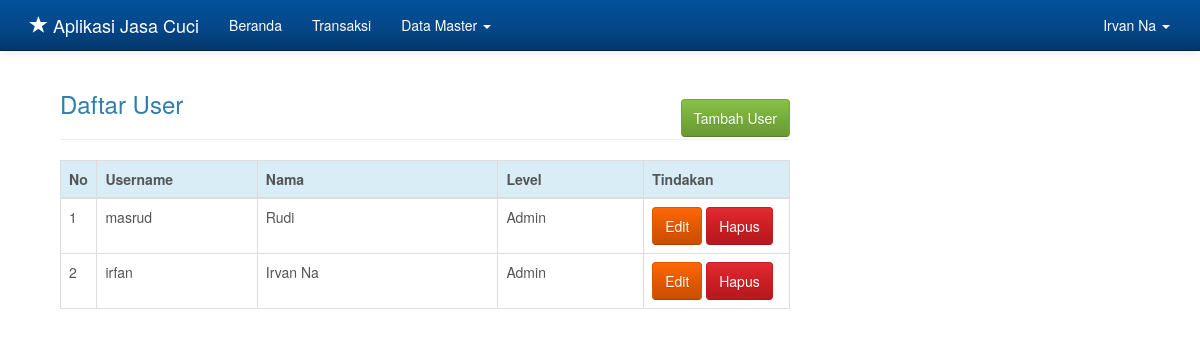
Screenshot of /admin.php?hlm=user (signed in) with the database file from the repository.
### tables this page shows
CREATE TABLE `user` (
  `id_user` tinyint(2) NOT NULL,
  `username` varchar(30) NOT NULL,
  `password` varchar(35) NOT NULL,
  `nama` varchar(50) NOT NULL,
  `alamat` varchar(150) NOT NULL,
  `hp` varchar(20) NOT NULL,
  `level` tinyint(1) NOT NULL
);

### user.php (the view)
<?php
if( empty( $_SESSION['id_user'] ) ){
	$_SESSION['err'] = '<strong>ERROR!</strong> Anda harus login terlebih dahulu.';
	header('Location: ./');
	die();
} else {
	if( isset( $_REQUEST['aksi'] )){
		$aksi = $_REQUEST['aksi'];
		switch($aksi){
			case 'baru':
				include 'user_baru.php';
				break;
			case 'edit':
				include 'user_edit.php';
				break;
			case 'hapus':
				include 'user_hapus.php';
				break;
		}
	} else {
		echo '
			<div class="container">
			<div class="col-md-8">
				<h3 style="margin-bottom: -20px;">Daftar User</h3>
					<a href="./admin.php?hlm=user&aksi=baru" class="btn btn-success btn-s pull-right">Tambah User</a>
				<br/><hr/>
				<table class="table table-bordered">
				 <thead>
				   <tr class="info">
					 <th width="5%">No</th>
					 <th width="22%">Username</th>
					 <th width="33%">Nama</th>
					 <th width="20%">Level</th>
					 <th width="20%">Tindakan</th>
				   </tr>
				 </thead>
				 <tbody>';
		 	$sql = mysqli_query($koneksi, "SELECT * FROM user");
		 	if(mysqli_num_rows($sql) > 0){
		 		$no = 0;
				 while($row = mysqli_fetch_array($sql)){
	 				$no++;
	 			echo '
				   <tr>
					 <td>'.$no.'</td>
					 <td>'.$row['username'].'</td>
					 <td>'.$row['nama'].'</td>
					 <td>';
					 if($row['level'] == 1){
						 echo 'Admin';
					 } else {
						 echo 'User Biasa';
					 }
					 echo'</td>
					 <td>
					<script type="text/javascript" language="JavaScript">
					  	function konfirmasi(){
						  	tanya = confirm("Anda yakin akan menghapus user ini?");
						  	if (tanya == true) return true;
						  	else return false;
						}
					</script>
					 <a href="?hlm=user&aksi=edit&id_user='.$row['id_user'].'" class="btn btn-warning btn-s">Edit</a>
					 <a href="?hlm=user&aksi=hapus&submit=yes&id_user='.$row['id_user'].'" onclick="return konfirmasi()" class="btn btn-danger btn-s">Hapus</a>
					 </td>';
				}
			} else {
				 echo '<td colspan="8"><center><p class="add">Tidak ada data untuk ditampilkan. <u><a href="?hlm=user&aksi=baru">Tambah user baru</a></u> </p></center></td></tr>';
			}
			echo '
			 	</tbody>
			</table>
			</div>
		</div>';
	}
}
?>

### admin.php (style rules this page uses)
body { min-height: 200px; padding-top: 70px; }

### rows the page displays
user: username "masrud", nama "Rudi", level "Admin"
user: username "irfan", nama "Irvan Na", level "Admin"

### other values shown
$_SESSION['nama'] "Irvan Na"
